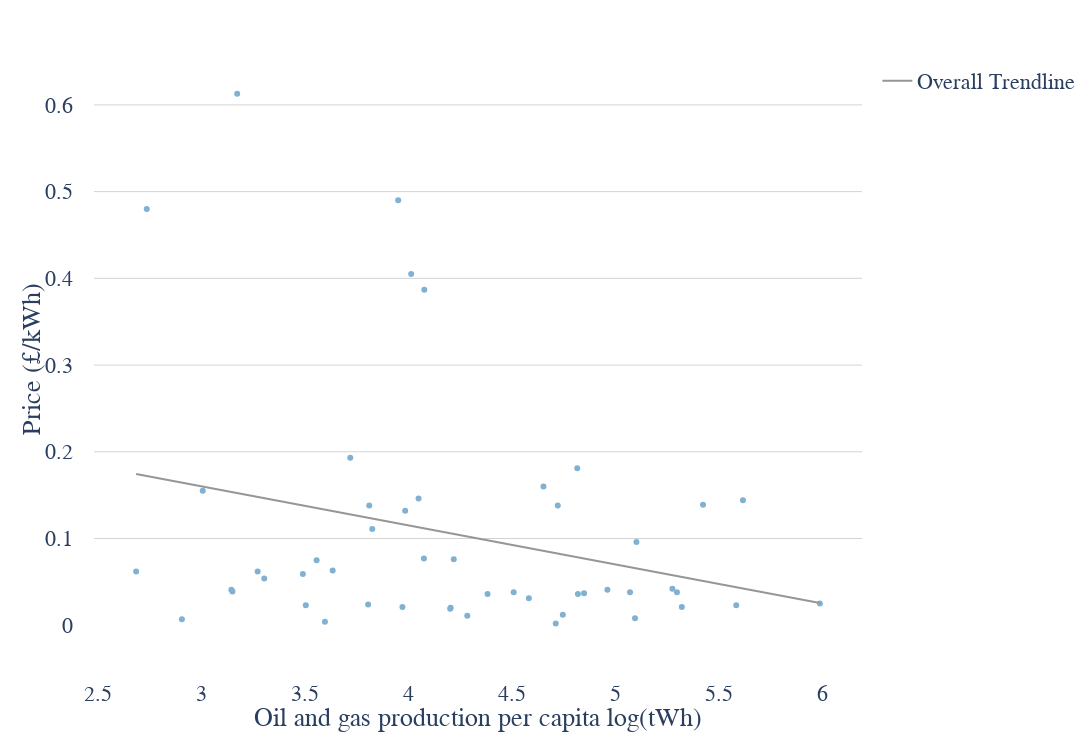

This figure's notebook cell:
### Code cell
scatter_chart(data=joined_energy_data, x_var='oil_and_gas_prod_per_capita_log', y_var='price', x_label='Oil and gas production per capita log(tWh)', y_label='Price (£/kWh)', hover_labels='country')

### Figure 1 — Plotly figure (JSON) as saved in the notebook; plotly's stock layout.template omitted (floating-point values rounded to 4 significant figures; data arrays with more than 128 entries replaced by an {"elided": "..."} marker saying what was removed)
{"data": [{"customdata": {"elided": "144x1 str values"}, "hovertemplate": "Oil and gas production per capita log(tWh)=%{x}<br>Price (£/kWh)=%{y}<br>country=%{customdata[0]}<extra></extra>", "legendgroup": "", "marker": {"color": "#80b1d3", "symbol": "circle"}, "mode": "markers", "name": "", "orientation": "v", "showlegend": false, "type": "scatter", "x": {"elided": "144 float values"}, "xaxis": "x", "y": {"elided": "144 float values"}, "yaxis": "y"}, {"hovertemplate": "<b>OLS trendline</b><br>price = -0.0450189 * oil_and_gas_prod_per_capita_log + 0.295323<br>R<sup>2</sup>=0.073280<br><br>Oil and gas production per capita log(tWh)=%{x}<br>Price (£/kWh)=%{y} <b>(trend)</b><extra></extra>", "legendgroup": "Overall Trendline", "line": {"color": "#969696"}, "mode": "lines", "name": "Overall Trendline", "showlegend": true, "type": "scatter", "x": [2.684, 2.736, 2.905, 3.006, 3.144, 3.15, 3.173, 3.271, 3.303, 3.49, 3.504, 3.556, 3.597, 3.634, 3.719, 3.805, 3.811, 3.825, 3.951, 3.971, 3.984, 4.013, 4.049, 4.075, 4.077, 4.202, 4.204, 4.219, 4.285, 4.382, 4.509, 4.582, 4.653, 4.712, 4.722, 4.746, 4.816, 4.819, 4.849, 4.962, 5.071, 5.095, 5.102, 5.276, 5.298, 5.321, 5.424, 5.584, 5.617, 5.988], "xaxis": "x", "y": [0.1745, 0.1722, 0.1645, 0.16, 0.1538, 0.1535, 0.1525, 0.1481, 0.1466, 0.1382, 0.1376, 0.1352, 0.1334, 0.1317, 0.1279, 0.124, 0.1238, 0.1231, 0.1175, 0.1165, 0.116, 0.1146, 0.113, 0.1119, 0.1118, 0.1062, 0.1061, 0.1054, 0.1024, 0.09803, 0.09235, 0.08904, 0.08587, 0.0832, 0.08275, 0.08165, 0.07852, 0.07837, 0.07703, 0.07195, 0.06704, 0.06595, 0.06564, 0.05782, 0.05683, 0.05577, 0.05115, 0.04392, 0.04247, 0.02574], "yaxis": "y"}], "layout": {"font": {"family": "Arial", "size": 22}, "height": 750, "legend": {"tracegroupgap": 0}, "margin": {"pad": 20, "t": 60}, "paper_bgcolor": "white", "plot_bgcolor": "white", "width": 1400, "xaxis": {"anchor": "y", "domain": [0, 1], "showgrid": false, "title": {"text": "Oil and gas production per capita log(tWh)"}}, "yaxis": {"anchor": "x", "domain": [0, 1], "gridcolor": "LightGrey", "gridwidth": 1, "showgrid": true, "title": {"text": "Price (£/kWh)"}}}}
